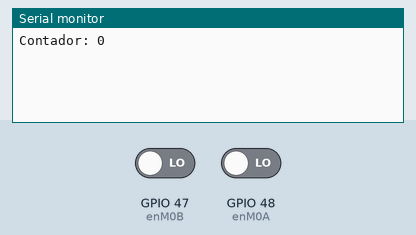
Bench run of a program on a simulated ESP32-S3. On the bench: the last lines printed to the serial monitor. Inputs (shaded band) come from the test bench; at power-on: GPIO 47 (enM0B) LOW, GPIO 48 (enM0A) LOW.

Above: at 1.2 s.
1.3 s: GPIO 47 (enM0B) driven HIGH
At 1.7 s:
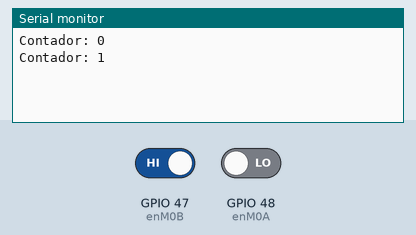
2.8 s: GPIO 47 (enM0B) driven LOW
At 4.0 s:
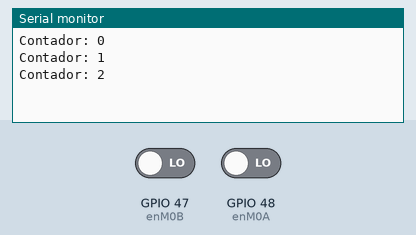
4.3 s: GPIO 48 (enM0A) driven HIGH
At 5.2 s:
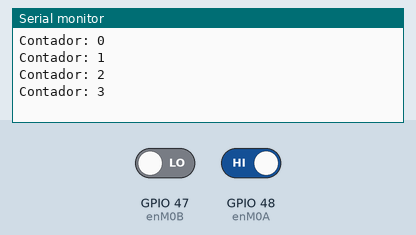
Timing chart, 0 to 7.3 s (numbered marks = the images above; inputs shaded):
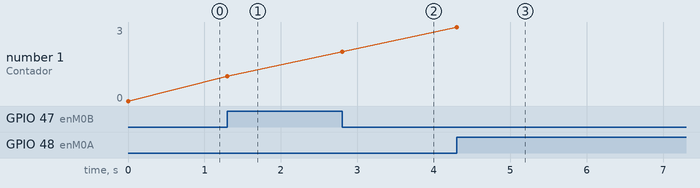

Measured:
- after the input at 1.3 s, the serial monitor: prints a new line at once (image 1)
- after the input at 2.8 s, the serial monitor: prints a new line at once (image 2)
- after the input at 4.3 s, the serial monitor: prints a new line at once (image 3)
- plotted number 1: 0 → 1 after the input at 1.3 s, 1 → 2 after the input at 2.8 s, 2 → 3 after the input at 4.3 s

The program:

main.cpp
```cpp
#include <Arduino.h>
#define enM0A 48
#define enM0B 47

const int8_t tabelaTransicao[4][4] = {
    //         00  01  10  11     <- estado atual
    /*00*/    { 0,  1, -1,  0},
    /*01*/    { 1,  0,  0,  1},
    /*10*/    { 1,  0,  0, -1},
    /*11*/    { 0, -1,  1,  0}};

void setup() {
  Serial.begin(9600);
  pinMode(enM0A, INPUT);
  pinMode(enM0B, INPUT);
}

void loop()
{
  bool estadoA = gpio_get_level((gpio_num_t)48);
  bool estadoB = gpio_get_level((gpio_num_t)47);

  int estadoAtualEncoder = ((estadoA << 1) | estadoB);

  static int acumuladorMovimento = 0;
  static int estadoAnteriorEncoder = 3;

  if (estadoAtualEncoder != estadoAnteriorEncoder)
  {
    acumuladorMovimento += tabelaTransicao[estadoAtualEncoder][estadoAnteriorEncoder];
    estadoAnteriorEncoder = estadoAtualEncoder;

    Serial.print("Contador: ");
    Serial.println(acumuladorMovimento);
  }
}
```
